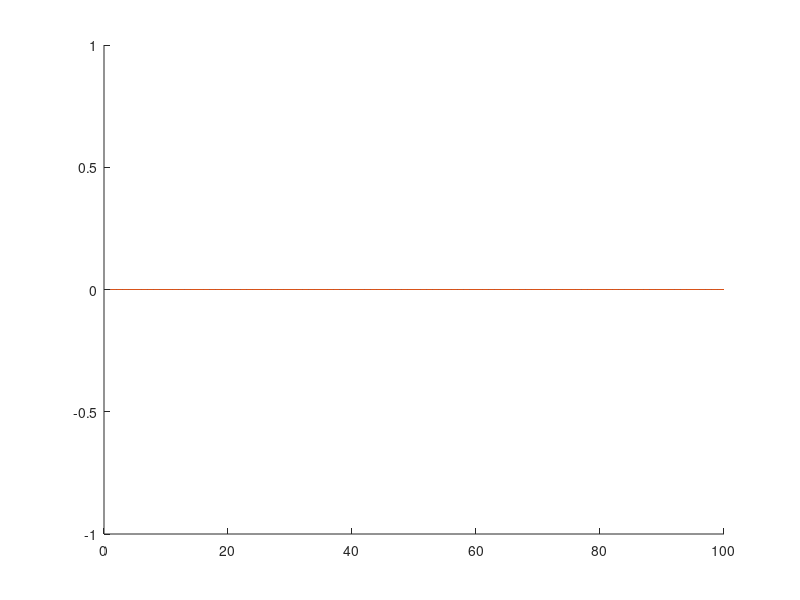

This figure's MATLAB source:


nwalks = 100;
hold on
for i = 1:nwalks


% ------------- YOUR CODE HERE -------------- %

    nsteps = 100;
    pos = 0;
    x   = zeros(1, nsteps);
    % Loop goes after this line



    








    % Loop ends before this line
    plot(x)

% ------------------------------------------ %



end
print -dpng 'fig.png'